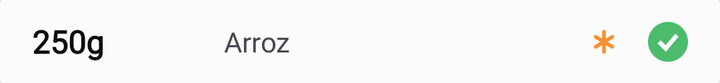
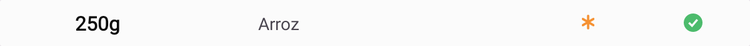

The same Android screen from two of the app's own layout files: first res/layout/ as a phone draws it, then the repository's variant for another configuration, drawn on a device whose configuration selects that folder. Both files follow.
<!-- AndroidManifest.xml: application theme Theme.InDespensa -->
<!-- res/layout/card_ingredient.xml -->
<?xml version="1.0" encoding="utf-8"?>
<androidx.cardview.widget.CardView xmlns:android="http://schemas.android.com/apk/res/android"
    xmlns:tools="http://schemas.android.com/tools"
    android:layout_width="match_parent"
    android:layout_height="wrap_content"
    xmlns:app="http://schemas.android.com/apk/res-auto">

    <androidx.constraintlayout.widget.ConstraintLayout
        android:layout_width="match_parent"
        android:layout_height="match_parent"
        android:background="@color/white">

        <TextView
            android:id="@+id/ingredient_amount"
            android:layout_width="80dp"
            android:layout_height="wrap_content"
            tools:text="250g"
            android:theme="@style/IndespensaHeading4"
            app:layout_constraintStart_toStartOf="parent"
            app:layout_constraintTop_toTopOf="parent"
            app:layout_constraintBottom_toBottomOf="parent"
            android:layout_marginStart="16dp"
            android:layout_marginVertical="10dp" />

        <TextView
            android:id="@+id/ingredient_name"
            android:layout_width="wrap_content"
            android:layout_height="wrap_content"
            tools:text="Arroz"
            android:theme="@style/IndespensaText"
            app:layout_constraintStart_toEndOf="@id/ingredient_amount"
            app:layout_constraintTop_toTopOf="@id/ingredient_amount"
            app:layout_constraintBottom_toBottomOf="@id/ingredient_amount"
            app:layout_constraintEnd_toStartOf="@id/ingredient_required_icon"
            android:layout_marginStart="16dp"
            app:layout_constraintHorizontal_bias="0"/>

        <ImageView
            android:id="@+id/ingredient_required_icon"
            android:layout_width="12dp"
            android:layout_height="12dp"
            android:src="@drawable/ic_required"
            app:layout_constraintEnd_toStartOf="@id/ingredient_icon"
            app:layout_constraintTop_toTopOf="@id/ingredient_name"
            app:layout_constraintBottom_toBottomOf="@id/ingredient_name"
            android:layout_marginEnd="16dp"/>

        <ImageView
            android:id="@+id/ingredient_icon"
            android:layout_width="20dp"
            android:layout_height="20dp"
            tools:src="@drawable/ic_check"
            app:layout_constraintEnd_toEndOf="parent"
            app:layout_constraintTop_toTopOf="@id/ingredient_name"
            app:layout_constraintBottom_toBottomOf="@id/ingredient_name"
            android:layout_marginEnd="16dp"/>



    </androidx.constraintlayout.widget.ConstraintLayout>
</androidx.cardview.widget.CardView>
<!-- resources referenced by this layout -->
<resources>
  <color name="white">#FBFBFB</color>
  <!-- drawable ic_check: png bitmap (drawable, 588 bytes) -->
  <!-- drawable ic_required (drawable) -->
  <?xml version="1.0" encoding="utf-8"?>
  <vector xmlns:android="http://schemas.android.com/apk/res/android"
      android:width="12dp"
      android:height="14dp"
      android:viewportWidth="12"
      android:viewportHeight="14">
  
      <path
          android:fillColor="#F59132"
          android:pathData="M6.00613 0C6.28935 0 6.56097 0.116447 6.76123 0.323724C6.96149 0.531001 7.074 0.812129 7.074 1.10526V5.08568L10.4043 3.09474C10.6495 2.95048 10.9398 2.91244 11.2119 2.98891C11.4841 3.06538 11.7159 3.25016 11.8569 3.50292C11.9979 3.75568 12.0366 4.0559 11.9645 4.33807C11.8924 4.62024 11.7155 4.86144 11.4722 5.00905L8.14187 7L11.4722 8.99021C11.7155 9.13782 11.8924 9.37903 11.9645 9.6612C12.0366 9.94336 11.9979 10.2436 11.8569 10.4963C11.7159 10.7491 11.4841 10.9339 11.2119 11.0104C10.9398 11.0868 10.6495 11.0488 10.4043 10.9045L7.074 8.91505V12.8947C7.074 13.1879 6.96149 13.469 6.76123 13.6763C6.56097 13.8836 6.28935 14 6.00613 14C5.72292 14 5.4513 13.8836 5.25104 13.6763C5.05077 13.469 4.93826 13.1879 4.93826 12.8947V8.91432L1.60794 10.9053C1.48645 10.979 1.35206 11.0271 1.21253 11.0468C1.073 11.0666 0.931072 11.0576 0.79492 11.0203C0.658767 10.9831 0.531079 10.9183 0.419208 10.8298C0.307336 10.7412 0.213491 10.6306 0.143074 10.5044C0.0726573 10.3782 0.0270601 10.2388 0.00890787 10.0942C-0.00924441 9.94969 0.00040671 9.80285 0.0373056 9.66218C0.0742045 9.52151 0.137622 9.38979 0.223908 9.27459C0.310193 9.15939 0.417642 9.06299 0.540069 8.99095L3.8704 7L0.540069 5.00979C0.296801 4.86218 0.119818 4.62097 0.0477411 4.3388C-0.0243358 4.05664 0.0143452 3.75641 0.155343 3.50365C0.296341 3.25089 0.528208 3.06612 0.800346 2.98965C1.07248 2.91318 1.3628 2.95122 1.60794 3.09547L4.93826 5.08495V1.10526C4.93826 0.812129 5.05077 0.531001 5.25104 0.323724C5.4513 0.116447 5.72292 0 6.00613 0Z" />
  </vector>
  <style name="IndespensaHeading4" parent="IndespensaText">
          <item name="android:textSize">16sp</item>
          <item name="android:textColor">@color/black</item>
          <item name="android:textStyle">bold</item>
      </style>
  <style name="IndespensaText">
          <item name="android:fontFamily">@font/montserrat</item>
      </style>
  <style name="Theme.InDespensa" parent="Base.Theme.InDespensa" />
  <color name="black">#0C0C0C</color>
  <style name="Base.Theme.InDespensa" parent="Theme.Material3.DayNight.NoActionBar">
          
           <item name="colorPrimary">@color/primary</item>
      </style>
  <color name="primary">#FF6701</color>
</resources>
<!-- res/layout-sw600dp/card_ingredient.xml (the repository's variant of the layout above) -->
<!-- drawn on a 7-inch tablet held upright -->
<?xml version="1.0" encoding="utf-8"?>
<androidx.cardview.widget.CardView xmlns:android="http://schemas.android.com/apk/res/android"
    xmlns:tools="http://schemas.android.com/tools"
    android:layout_width="match_parent"
    android:layout_height="wrap_content"
    xmlns:app="http://schemas.android.com/apk/res-auto"
    >

    <androidx.constraintlayout.widget.ConstraintLayout
        android:layout_width="match_parent"
        android:layout_height="match_parent"
        android:background="@color/white">

        <TextView
            android:id="@+id/ingredient_amount"
            android:layout_width="80dp"
            android:layout_height="wrap_content"
            android:layout_marginVertical="@dimen/margin_2"
            android:layout_marginStart="60dp"
            android:theme="@style/IndespensaHeading4"
            app:layout_constraintBottom_toBottomOf="parent"
            app:layout_constraintStart_toStartOf="parent"
            app:layout_constraintTop_toTopOf="parent"
            app:layout_constraintVertical_bias="0.625"
            tools:text="250g" />

        <TextView
            android:id="@+id/ingredient_name"
            android:layout_width="192dp"
            android:layout_height="wrap_content"
            android:layout_marginStart="32dp"
            android:theme="@style/IndespensaText"
            app:layout_constraintBottom_toBottomOf="@id/ingredient_amount"
            app:layout_constraintEnd_toStartOf="@+id/ingredient_required_icon"
            app:layout_constraintHorizontal_bias="0.5"
            app:layout_constraintStart_toEndOf="@+id/ingredient_amount"
            app:layout_constraintTop_toTopOf="@id/ingredient_amount"
            tools:text="Arroz" />

        <ImageView
            android:id="@+id/ingredient_required_icon"
            android:layout_width="12dp"
            android:layout_height="12dp"
            android:layout_marginStart="32dp"
            android:src="@drawable/ic_required"
            app:layout_constraintBottom_toBottomOf="@id/ingredient_name"
            app:layout_constraintEnd_toStartOf="@+id/ingredient_icon"
            app:layout_constraintHorizontal_bias="0.5"
            app:layout_constraintStart_toEndOf="@+id/ingredient_name"
            app:layout_constraintTop_toTopOf="@id/ingredient_name"
            app:layout_constraintVertical_bias="0.4" />

        <ImageView
            android:id="@+id/ingredient_icon"
            android:layout_width="23dp"
            android:layout_height="15dp"
            android:layout_marginStart="32dp"
            app:layout_constraintBottom_toBottomOf="@id/ingredient_name"
            app:layout_constraintEnd_toEndOf="parent"
            app:layout_constraintHorizontal_bias="0.5"
            app:layout_constraintStart_toEndOf="@+id/ingredient_required_icon"
            app:layout_constraintTop_toTopOf="@id/ingredient_name"
            app:layout_constraintVertical_bias="0.428"
            tools:src="@drawable/ic_check" />
    </androidx.constraintlayout.widget.ConstraintLayout>
</androidx.cardview.widget.CardView>
<!-- resources referenced by the variant -->
<!-- as a 7-inch tablet held upright resolves them -->
<resources>
  <color name="white">#FBFBFB</color>
  <dimen name="margin_2">8dp</dimen>
  <!-- drawable ic_check: png bitmap (drawable, 588 bytes) -->
  <!-- drawable ic_required (drawable) -->
  <?xml version="1.0" encoding="utf-8"?>
  <vector xmlns:android="http://schemas.android.com/apk/res/android"
      android:width="12dp"
      android:height="14dp"
      android:viewportWidth="12"
      android:viewportHeight="14">
  
      <path
          android:fillColor="#F59132"
          android:pathData="M6.00613 0C6.28935 0 6.56097 0.116447 6.76123 0.323724C6.96149 0.531001 7.074 0.812129 7.074 1.10526V5.08568L10.4043 3.09474C10.6495 2.95048 10.9398 2.91244 11.2119 2.98891C11.4841 3.06538 11.7159 3.25016 11.8569 3.50292C11.9979 3.75568 12.0366 4.0559 11.9645 4.33807C11.8924 4.62024 11.7155 4.86144 11.4722 5.00905L8.14187 7L11.4722 8.99021C11.7155 9.13782 11.8924 9.37903 11.9645 9.6612C12.0366 9.94336 11.9979 10.2436 11.8569 10.4963C11.7159 10.7491 11.4841 10.9339 11.2119 11.0104C10.9398 11.0868 10.6495 11.0488 10.4043 10.9045L7.074 8.91505V12.8947C7.074 13.1879 6.96149 13.469 6.76123 13.6763C6.56097 13.8836 6.28935 14 6.00613 14C5.72292 14 5.4513 13.8836 5.25104 13.6763C5.05077 13.469 4.93826 13.1879 4.93826 12.8947V8.91432L1.60794 10.9053C1.48645 10.979 1.35206 11.0271 1.21253 11.0468C1.073 11.0666 0.931072 11.0576 0.79492 11.0203C0.658767 10.9831 0.531079 10.9183 0.419208 10.8298C0.307336 10.7412 0.213491 10.6306 0.143074 10.5044C0.0726573 10.3782 0.0270601 10.2388 0.00890787 10.0942C-0.00924441 9.94969 0.00040671 9.80285 0.0373056 9.66218C0.0742045 9.52151 0.137622 9.38979 0.223908 9.27459C0.310193 9.15939 0.417642 9.06299 0.540069 8.99095L3.8704 7L0.540069 5.00979C0.296801 4.86218 0.119818 4.62097 0.0477411 4.3388C-0.0243358 4.05664 0.0143452 3.75641 0.155343 3.50365C0.296341 3.25089 0.528208 3.06612 0.800346 2.98965C1.07248 2.91318 1.3628 2.95122 1.60794 3.09547L4.93826 5.08495V1.10526C4.93826 0.812129 5.05077 0.531001 5.25104 0.323724C5.4513 0.116447 5.72292 0 6.00613 0Z" />
  </vector>
  <style name="IndespensaHeading4" parent="IndespensaText">
          <item name="android:textSize">16sp</item>
          <item name="android:textColor">@color/black</item>
          <item name="android:textStyle">bold</item>
      </style>
  <style name="IndespensaText">
          <item name="android:fontFamily">@font/montserrat</item>
      </style>
  <style name="Theme.InDespensa" parent="Base.Theme.InDespensa" />
  <color name="black">#0C0C0C</color>
  <style name="Base.Theme.InDespensa" parent="Theme.Material3.DayNight.NoActionBar">
          
           <item name="colorPrimary">@color/primary</item>
      </style>
  <color name="primary">#FF6701</color>
</resources>
